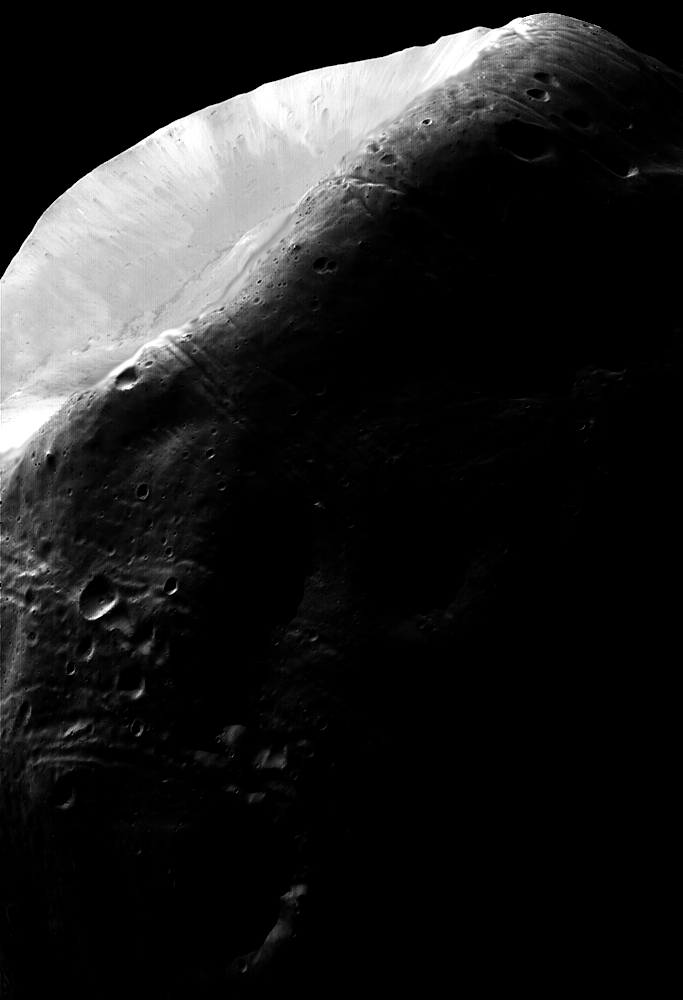
%> input picture hw2/dipum_images_ch03/Fig0310(a)(Moon Phobos).tif, 683 x 1000 px
$ octave hw2.m   (GNU Octave 9; MATLAB toolbox functions it lacks are replaced by stand-ins)
%> lines starting %> are read from the running program, lines starting %| are printed output that depends on the picture
% hw2
close all
clear
% convolution
% p1
x = [1 2 3 4 3 2 1];
y = [2 0 -2];
% x = [1 3 2 0 4;1 0 3 2 3;0 4 1 0 5;2 3 2 1 4;3 1 0 4 2];
% y = [-1 0 1;-2 0 2;-1 0 1];
xy = imfilter(x, y, 'conv','full');
z = [1 2 3];
xyz = imfilter(xy, z, 'conv','full');
yz = imfilter(y, z, 'conv','full');
xyz1 = imfilter(x, yz, 'conv','full');
xz = imfilter(x, z, 'conv','full');
x_yaddz = xy + xz;
yaddz = y+z;
x_yaddz1 = imfilter(x, yaddz, 'conv','full');
% p2
f = [-1 0 1;-2 0 2;-1 0 1];
g = [1 3 2 0 4;1 0 3 2 3;0 4 1 0 5;2 3 2 1 4;3 1 0 4 2];
fg = imfilter(f, g, 'conv','full');
% sobel
f = imread('Fig0310(a)(Moon Phobos).tif');
%> f is the input picture: size 1000x683 uint8; min 0, max 255, mean 31.7
f = imread('Fig0316(a)(moon).tif');
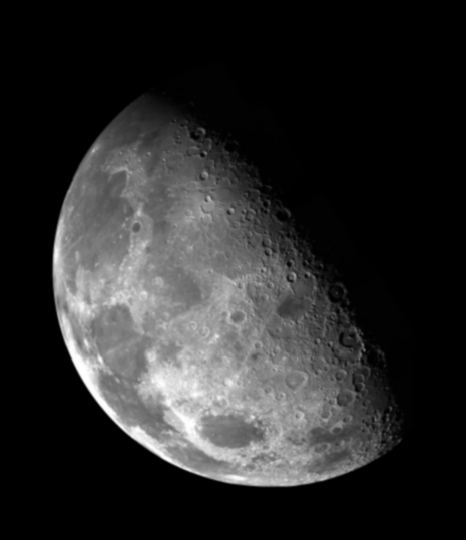
%> input picture hw2/dipum_images_ch03/Fig0316(a)(moon).tif, 466 x 540 px
%> f is the input picture: size 540x466 uint8; min 0, max 254, mean 42.7
f = im2double(f);
%> f: size 540x466 double
w_sobel_lat = [-1 -2 -1;0 0 0;1 2 1];
w_sobel_lon = [-1 0 1;-2 0 2;-1 0 1];
fw_lat = imfilter(f, w_sobel_lat, 'corr', 'replicate');
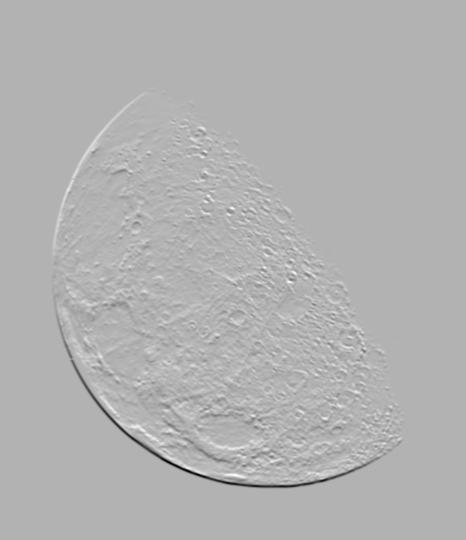
%> fw_lat: size 540x466 double; min -2.7, max 1.16, mean -1.81e-18; drawn with min black and max white
fw_lon = imfilter(f, w_sobel_lon, 'corr', 'replicate');
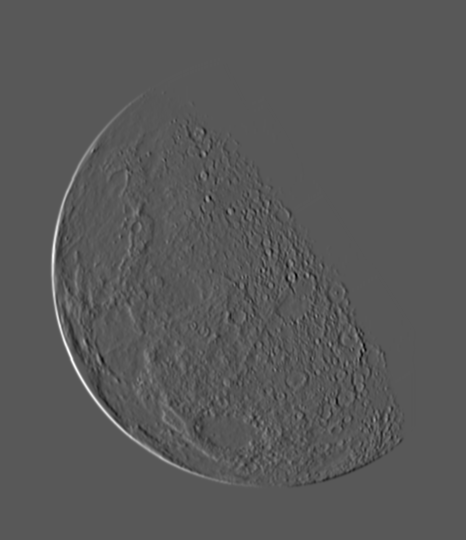
%> fw_lon: size 540x466 double; min -1.51, max 2.82, mean 1.06e-19; drawn with min black and max white
% enhance
f_en = f+fw_lat+fw_lon;
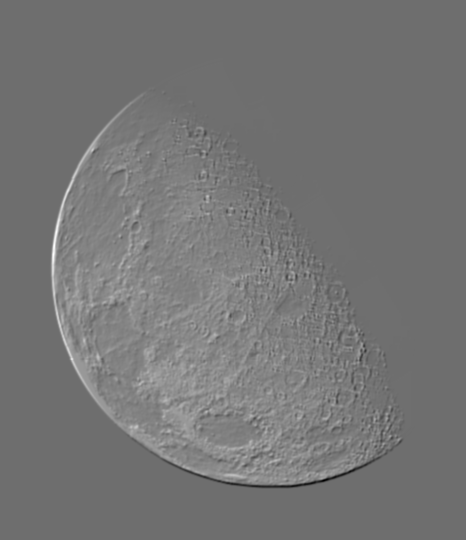
%> f_en: size 540x466 double; min -2.64, max 3.44, mean 0.167; drawn with min black and max white
% plot
figure
subplot(1,4,1)
imshow(f)
title('original')
subplot(1,4,2)
imshow(fw_lat)
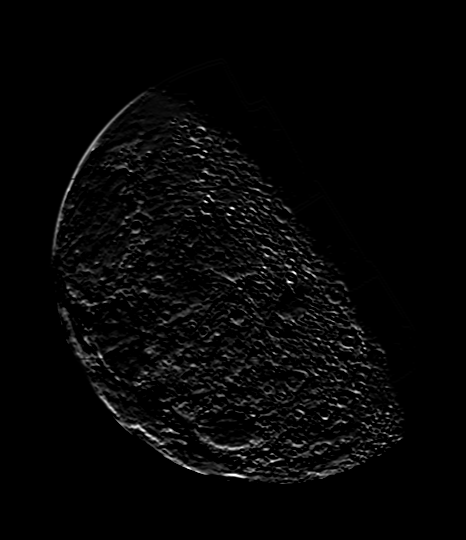
%> displayed picture: size 540x466, on the screen's scale of 0 to 255; min 0, max 255, mean 6.4
title('lateral filter')
subplot(1,4,3)
imshow(fw_lon)
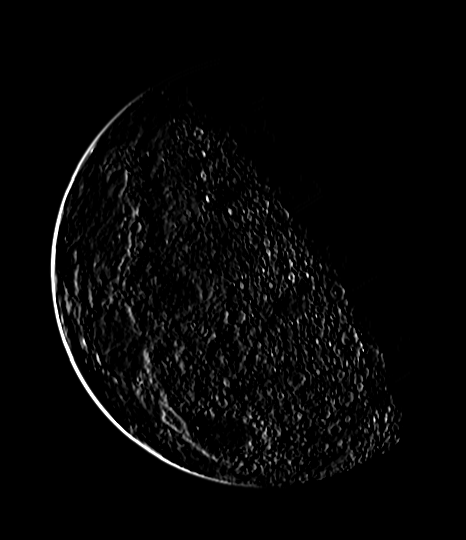
%> displayed picture: size 540x466, on the screen's scale of 0 to 255; min 0, max 255, mean 6.3
title('longitudinal filter')
subplot(1,4,4)
imshow(f_en)
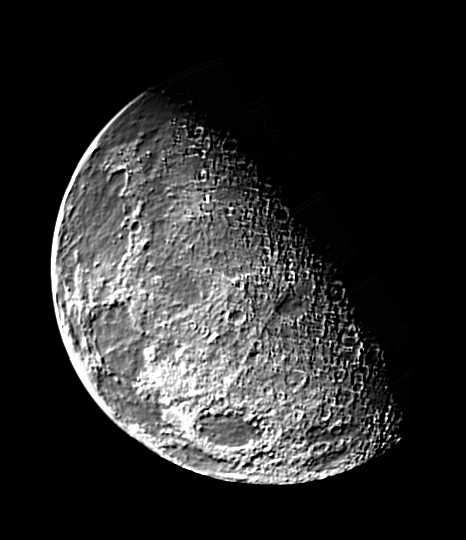
%> displayed picture: size 540x466, on the screen's scale of 0 to 255; min 0, max 255, mean 43.2
title('enhanced')
